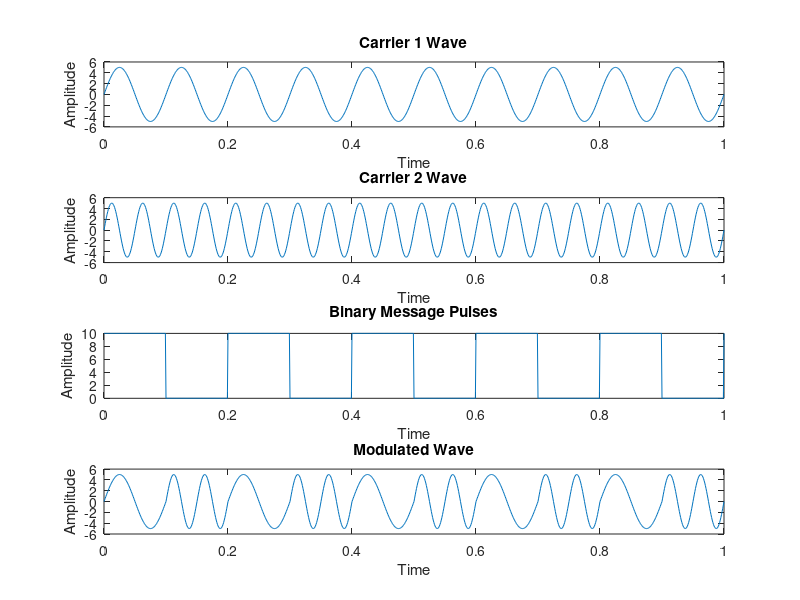

Reproduce this figure in MATLAB.
%Nikunj Purohit(BFSK)
clc %for clearing the command window
close all %for closing all the window except command window
clear all %for deleting all the variables from the memory
fc1=10;
fc2=20;
fp=5;
amp=10;
amp=amp/2;
t=0:0.001:1; % For setting the sampling interval
c1=amp.*sin(2*pi*fc1*t);% For Generating 1st Carrier Sine wave
c2=amp.*sin(2*pi*fc2*t);% For Generating 2nd Carrier Sine wave
subplot(4,1,1); %For Plotting The Carrier wave
plot(t,c1)
xlabel('Time')
ylabel('Amplitude')
title('Carrier 1 Wave')
subplot(4,1,2) %For Plotting The Carrier wave
plot(t,c2)
xlabel('Time')
ylabel('Amplitude')
title('Carrier 2 Wave')
m=amp.*square(2*pi*fp*t)+amp;%For Generating Square wave message
subplot(4,1,3) %For Plotting The Square Binary Pulse (Message)
plot(t,m)
xlabel('Time')
ylabel('Amplitude')
title('Binary Message Pulses')
for i=0:1000 %here we are generating the modulated wave
    if m(i+1)==0
        mm(i+1)=c2(i+1);
        else
        mm(i+1)=c1(i+1);
    end
end
subplot(4,1,4) %For Plotting The Modulated wave
plot(t,mm)
xlabel('Time')
ylabel('Amplitude')
title('Modulated Wave')